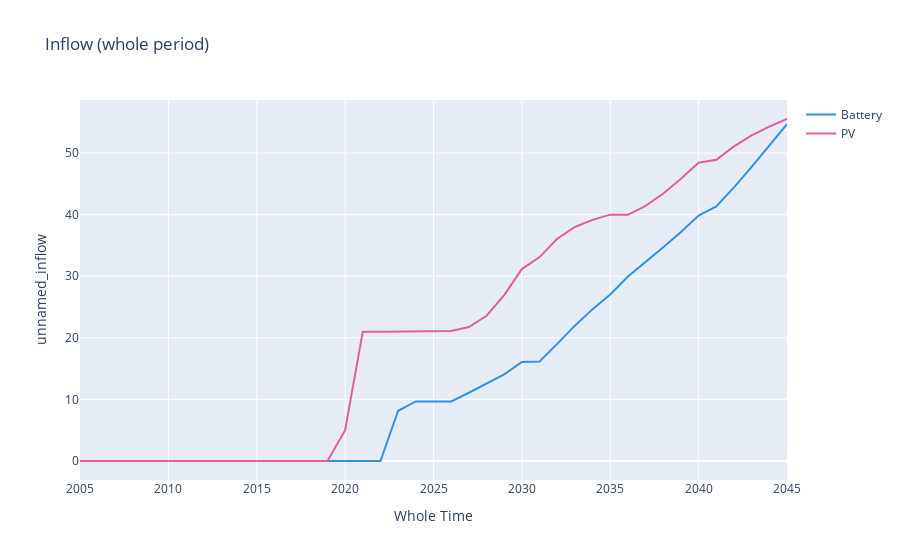

Notebook cell for this chart:
### Code cell
# Stock (whole period)
ptr = fde.PlotlyArrayPlotter(
    array=dsm_sdriv.inflow,
    intra_line_dim="Whole Time",
    linecolor_dim="Product",
    title="Inflow (whole period)"
)
fig = ptr.plot(do_show=True)

### Figure 1 — Plotly figure (JSON) as saved in the notebook; plotly's stock layout.template omitted (floating-point values rounded to 4 significant figures)
{"data": [{"line": {"color": "#2E91E5", "dash": "solid"}, "name": "Battery", "showlegend": true, "type": "scatter", "x": [2005, 2006, 2007, 2008, 2009, 2010, 2011, 2012, 2013, 2014, 2015, 2016, 2017, 2018, 2019, 2020, 2021, 2022, 2023, 2024, 2025, 2026, 2027, 2028, 2029, 2030, 2031, 2032, 2033, 2034, 2035, 2036, 2037, 2038, 2039, 2040, 2041, 2042, 2043, 2044, 2045], "xaxis": "x", "y": [0.0, 0.0, 0.0, 0.0, 0.0, 0.0, 0.0, 0.0, 0.0, 0.0, 0.0, 0.0, 0.0, 0.0, 0.0, 0.0, 0.0, 0.0, 8.16, 9.67, 9.67, 9.67, 11.08, 12.51, 14.08, 16.08, 16.15, 19.02, 21.97, 24.66, 27.04, 29.94, 32.28, 34.69, 37.18, 39.85, 41.33, 44.43, 47.75, 51.2, 54.7], "yaxis": "y"}, {"line": {"color": "#E15F99", "dash": "solid"}, "name": "PV", "showlegend": true, "type": "scatter", "x": [2005, 2006, 2007, 2008, 2009, 2010, 2011, 2012, 2013, 2014, 2015, 2016, 2017, 2018, 2019, 2020, 2021, 2022, 2023, 2024, 2025, 2026, 2027, 2028, 2029, 2030, 2031, 2032, 2033, 2034, 2035, 2036, 2037, 2038, 2039, 2040, 2041, 2042, 2043, 2044, 2045], "xaxis": "x", "y": [0.0, 0.0, 0.0, 0.0, 0.0, 0.0, 0.0, 0.0, 0.0, 0.0, 0.0, 0.0, 0.0, 0.0, 0.0, 5.0, 21.0, 21.0, 21.0, 21.0, 21.01, 21.12, 21.74, 23.58, 26.95, 31.16, 33.11, 36.09, 38.0, 39.15, 40.0, 39.97, 41.42, 43.43, 45.84, 48.41, 48.89, 51.08, 52.86, 54.28, 55.53], "yaxis": "y"}], "layout": {"title": {"text": "Inflow (whole period)"}, "xaxis": {"anchor": "y", "domain": [0, 1], "title": {"text": "Whole Time"}}, "yaxis": {"anchor": "x", "domain": [0, 1], "title": {"text": "unnamed_inflow"}}}}
